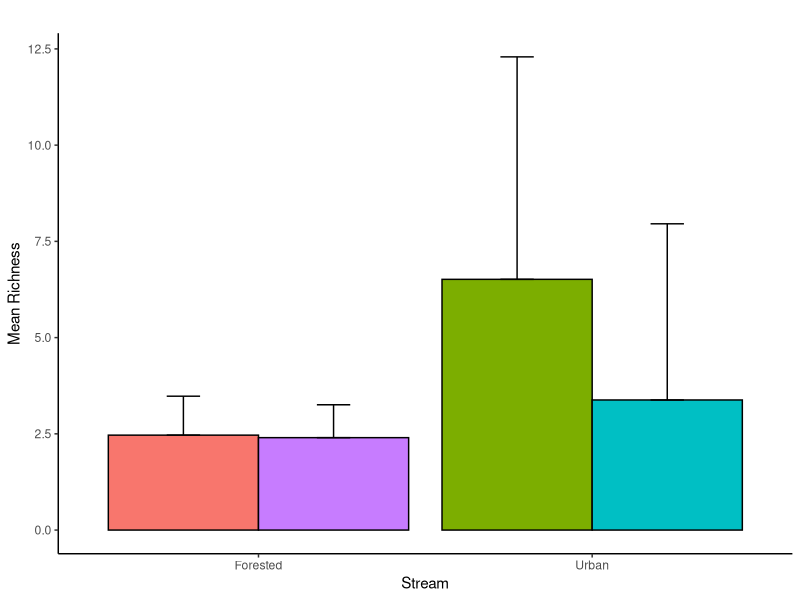
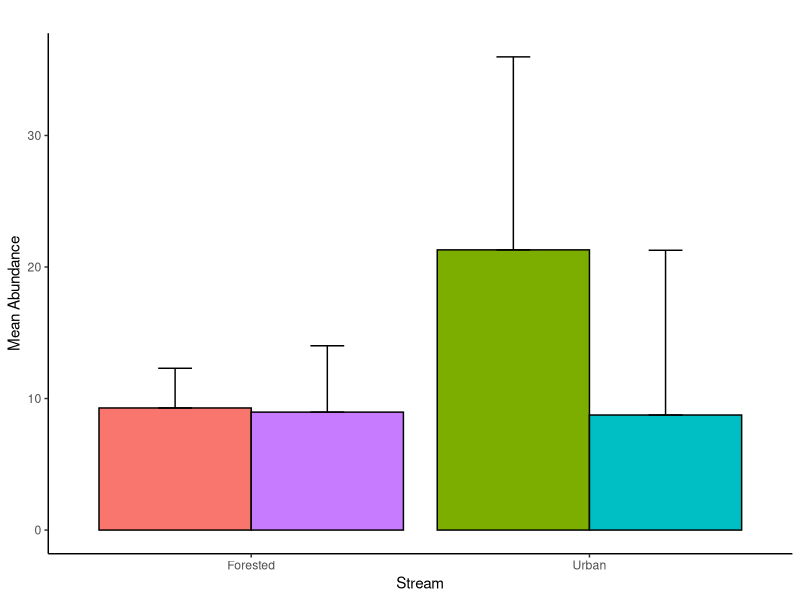
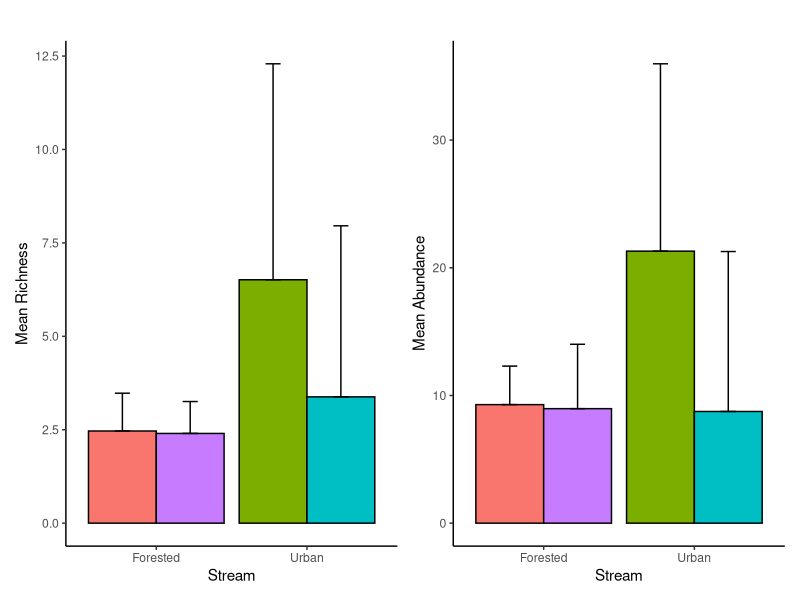
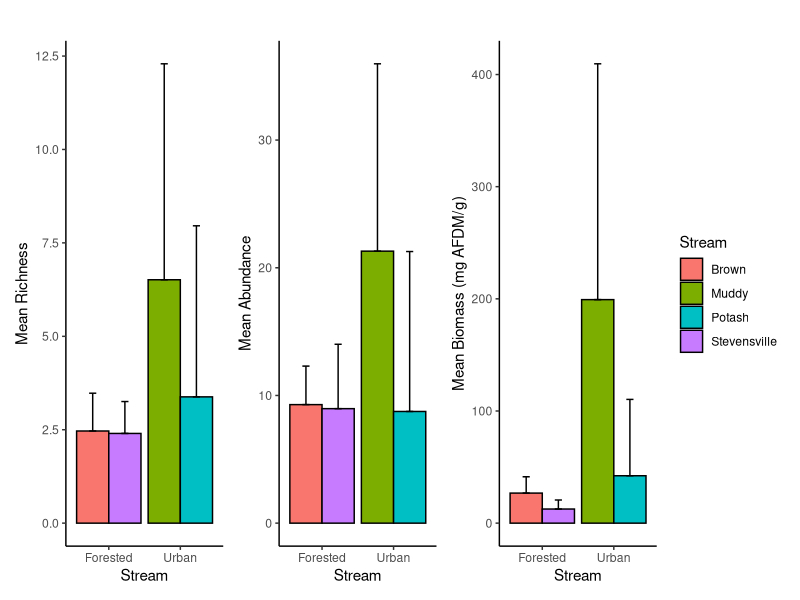

Source code (R) for these figures, in order:




library(readxl)
library(dplyr)
library(ggplot2)
library(patchwork)

data <- read_excel('Sum_Stream_Data.xlsx', sheet = 'Macros')
head(data,6)


result <- data %>%
  group_by(Stream, Pack) %>%
  summarize(SumDistinctFamily = sum(n_distinct(Family)),
            FirstWeightFinal = first(Weight_final),
            total_corrected = SumDistinctFamily / FirstWeightFinal) %>%
  ungroup()


result

# Summarize by stream
summary_richness <- result %>%
  group_by(Stream) %>%
  summarise(Mean_Fam_richness = mean(total_corrected),
            SD_Fam_richness = sd(total_corrected))


# Create a new column for grouping
summary_richness$Group <- ifelse(summary_richness$Stream %in% 
                                   c("Brown", "Stevensville"), "Forested", "Urban")

# Create barplot
p_c <- ggplot(summary_richness, aes(x = Group, y = Mean_Fam_richness, fill = Stream)) +
  geom_bar(stat = "identity", position = "dodge", color = "black") +
  geom_errorbar(aes(ymin = Mean_Fam_richness, ymax = Mean_Fam_richness + SD_Fam_richness),
                position = position_dodge(0.9), width = 0.2) +
  labs(title = "",
       x = "Stream",
       y = "Mean Richness") +
  theme_classic() +
  theme(legend.position = "none")
  

p_c



#ANOVA

anova_richness <- result %>%
  group_by(Stream, Pack) %>%
  slice(1) %>%
  ungroup() %>%
  select(Stream, total_corrected)

anova_richness <- anova_richness %>%
  mutate(landuse = ifelse(Stream %in% c("Brown", "Stevensville"), "Forested", "Urban"))

shapiro.test(anova_richness$total_corrected)
new_total_corrected <- 1/sqrt((anova_richness$total_corrected))
shapiro.test(new_total_corrected)


# Perform one-way ANOVA
result_anova <- aov(new_total_corrected ~ landuse*Stream, data = anova_richness)

# Display the ANOVA table
summary(result_anova)




# Abundance ---------------------------------------------------------------

# Count and sum characters in the Family column by Stream and Pack
result_abundance <- data %>%
  group_by(Stream, Pack) %>%
  summarize(abundance = n(),
            FirstWeightFinal = first(Weight_final),
            abunndance_corrected = abundance / FirstWeightFinal)

result_abundance


# Calculate mean and standard deviation for each stream
summary_abundance <- result_abundance %>%
  group_by(Stream) %>%
  summarize(mean_abundance = mean(abunndance_corrected),
            sd_abundance = sd(abunndance_corrected))


# Create a new column for grouping
summary_abundance$Group <- ifelse(summary_abundance$Stream %in% 
                                    c("Brown", "Stevensville"), "Forested", "Urban")

# Create barplot for abundance
q_c <- ggplot(summary_abundance, aes(x = Group, y = mean_abundance, fill = Stream)) +
  geom_bar(stat = "identity", position = "dodge", color = "black") +
  geom_errorbar(aes(ymin = mean_abundance, ymax = mean_abundance + sd_abundance),
                position = position_dodge(0.9), width = 0.2) +
  labs(title = "",
       x = "Stream",
       y = "Mean Abundance") +
  theme_classic()+
  theme(legend.position = "none")

q_c



p_c + q_c




#ANOVA

anova_abundance <- result_abundance %>%
  group_by(Stream, Pack) %>%
  slice(1) %>%
  ungroup() %>%
  select(Stream, abunndance_corrected)

anova_abundance <- anova_abundance %>%
  mutate(landuse = ifelse(Stream %in% c("Brown", "Stevensville"), "Forested", "Urban"))

shapiro.test(anova_abundance$abunndance_corrected)
new_abunndance_corrected<-log(anova_abundance$abunndance_corrected)
shapiro.test(new_abunndance_corrected)


# Perform one-way ANOVA
result_anova <- aov(new_abunndance_corrected ~ landuse * Stream, data = anova_abundance)

# Display the ANOVA table
summary(result_anova)

# Perform Tukey post-hoc test
TukeyHSD(result_anova)




# Biomass -----------------------------------------------------------------
# Sum biomass column by Stream and Pack
result_biomass <- data %>%
  group_by(Stream, Pack) %>%
  summarize(biomass = sum(biomass),
            FirstWeightFinal = first(Weight_final),
            biomass_corrected = biomass / FirstWeightFinal)

result_biomass


# Calculate mean and standard deviation for each stream
summary_biomass <- result_biomass %>%
  group_by(Stream) %>%
  summarize(mean_biomass = mean(biomass_corrected),
            sd_biomass = sd(biomass_corrected))


# Create a new column for grouping
summary_biomass$Group <- ifelse(summary_biomass$Stream %in% 
                                    c("Brown", "Stevensville"), "Forested", "Urban")



# Create barplot for abundance
biomass_c <- ggplot(summary_biomass, aes(x = Group, y = mean_biomass, fill = Stream)) +
  geom_bar(stat = "identity", position = "dodge", color = "black") +
  geom_errorbar(aes(ymin = mean_biomass, ymax = mean_biomass + sd_biomass),
                position = position_dodge(0.9), width = 0.2) +
  labs(title = "",
       x = "Stream",
       y = "Mean Biomass (mg AFDM/g)") +
  theme_classic()

p_c + q_c + biomass_c



anova_biomass <- result_biomass %>%
  group_by(Stream, Pack) %>%
  slice(1) %>%
  ungroup() %>%
  select(Stream, biomass_corrected)

anova_biomass <- anova_biomass %>%
  mutate(landuse = ifelse(Stream %in% c("Brown", "Stevensville"), "Forested", "Urban"))

shapiro.test(anova_biomass$biomass_corrected)
new_biomass_corrected <- 1/sqrt((anova_biomass$biomass_corrected))
shapiro.test(new_biomass_corrected)


# Perform one-way ANOVA
result_biomass_anova <- aov(new_biomass_corrected ~ Stream + landuse, data = anova_biomass)

# Display the ANOVA table
summary(result_biomass_anova)

# Perform Tukey post-hoc test
TukeyHSD(result_biomass_anova)

